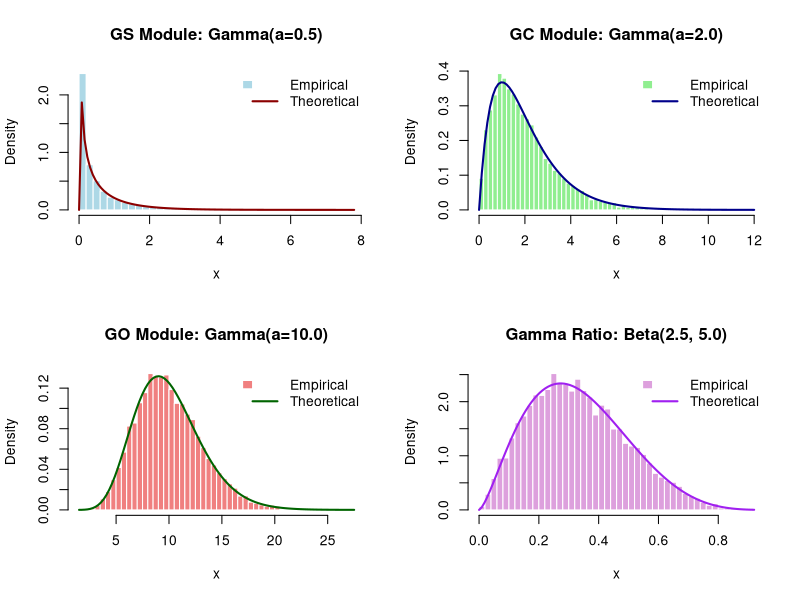

Write the R code that produced this figure.
## ---- chunk 1
knitr::opts_chunk$set(echo = TRUE)
## ---- chunk 2
# Master Function: Dynamically routes shape parameter 'a' to the correct mathematical algorithm
generate_gamma_complete <- function(n, a) {
  if (a <= 0) stop("Shape parameter 'a' must be strictly positive (> 0)")
  
  if (a <= 1) {
    # Handles infinite asymptote at zero
    return(generate_gamma_GS(n, a))
  } else if (a <= 2.53278) {
    # Handles parameters where GO polynomial bounds are invalid
    return(generate_gamma_GC(n, a))
  } else {
    # Highly optimized Normal-Exponential split for large parameters
    return(generate_gamma_GO(n, a))
  }
}
## ---- chunk 3
# Algorithm GS: Piecewise Envelope
generate_gamma_GS <- function(n, a) {
  samples <- numeric(n)
  
  # Step 1: Set b <- (e+a)/e 
  b <- (exp(1) + a) / exp(1) 
  
  for (i in 1:n) {
    accepted <- FALSE
    while (!accepted) {
      # Step 1: Generate u. Set p <- b * u 
      u <- runif(1)
      p <- b * u
      
      # Step 1: If p >= 1 go to 3. (Meaning if p <= 1, proceed to Step 2) 
      if (p <= 1) {
        
        # Step 2: (Case x <= 1). Set x <- p^(1/a). Generate u'. 
        x <- p^(1 / a)
        u_prime <- runif(1)
        
        # Step 2: If u' > e^(-x) go back to 1. Otherwise deliver x. 
        # (Evaluated on logarithmic scale to prevent floating-point precision loss)
        if (log(u_prime) <= -x) {
          samples[i] <- x
          accepted <- TRUE
        }
      } else {
        
        # Step 3: (Case x > 1). Set x <- -ln((b-p)/a). Generate u'. 
        x <- -log((b - p) / a)
        u_prime <- runif(1)
        
        # Step 3: If u' > x^(a-1) go back to 1. Otherwise deliver x. 
        # (Evaluated on logarithmic scale to prevent floating-point precision loss)
        if (log(u_prime) <= (a - 1) * log(x)) {
          samples[i] <- x
          accepted <- TRUE
        }
      }
    }
  }
  return(samples)
}
## ---- chunk 4
# Algorithm GC: Cauchy Envelope Method
generate_gamma_GC <- function(n, a) {
  samples <- numeric(n)
  
  # Step 1: Set b <- a-1, A <- 2a-1, and s <- sqrt(A) 
  b <- a - 1
  A <- 2 * a - 1
  s <- sqrt(A)
  
  for(i in 1:n) {
    accepted <- FALSE
    while(!accepted) {
      # Step 2: Generate u. Set t <- s * tan(pi * (u - 0.5)) and x <- b + t. 
      u <- runif(1)
      t <- s * tan(pi * (u - 0.5))
      x <- b + t
      
      # Step 3: If x < 0 go to 2. 
      if(x >= 0) {
        
        # Step 4: Generate u'. If u' > exp(b * ln(x/b) - t + ln(1 + t^2/A)) go to 2. 
        u2 <- runif(1)
        
        # Evaluated on a log scale to prevent exp() hardware overflow
        test_val <- b * log(x / b) - t + log(1 + (t^2 / A))
        
        if(log(u2) <= test_val) {
          # Step 4: Otherwise deliver x. 
          samples[i] <- x
          accepted <- TRUE
        }
      }
    }
  }
  return(samples)
}
## ---- chunk 5
# Algorithm GO: Modified Normal-Exponential Method with Squeeze Bounds
generate_gamma_GO <- function(n, a) {
  samples <- numeric(n)
  
  # Step 1: Set mu <- a-1, sigma <- sqrt(a + sqrt(8/3)*sqrt(a)), W <- sigma^2/mu, 
  # d <- sqrt(6)*sigma, and b <- mu+d 
  mu <- a - 1
  sigma <- sqrt(a + sqrt(8/3) * sqrt(a))
  W <- sigma^2 / mu
  d <- sqrt(6) * sigma
  b_bound <- mu + d
  beta_const <- 0.009572265238289
  
  for(i in 1:n) {
    accepted <- FALSE
    while(!accepted) {
      
      # Step 2: Generate u. If u <= 0.009572265238289 go to 8. 
      u1 <- runif(1)
      
      if(u1 <= beta_const) {
        # --- TAIL REGION (Exponential Envelope) ---
        
        # Step 8: Take a sample s from the standard exponential distribution and set x <- b(1+s/d). 
        s_exp <- rexp(1)
        x <- b_bound * (1 + s_exp / d)
        
        # Step 9: Generate u. If ln u > mu(2+ln(x/mu)-x/b) + 3.7203284924588 - b - ln(d/b) go to 2. 
        u2 <- runif(1)
        
        # Exact logarithmic expansion applied dynamically to bypass textual rounding errors
        log_f <- mu * log(x / mu) - x + mu
        log_h <- mu * log(b_bound / mu) - (1 - mu / b_bound) * x
        log_r <- log(beta_const / (1 - beta_const)) + 0.5 * log(2 * pi * sigma^2) + 
                 mu * log(mu / b_bound) + log(d / b_bound) + d
                 
        if(log(u2) <= log_f - (log_r + log_h)) {
          # Step 9: Otherwise deliver x. 
          samples[i] <- x
          accepted <- TRUE
        }
      } else {
        # --- CORE REGION (Normal Envelope) ---
        
        # Step 3: Take a sample s from the standard normal distribution and set x <- mu + sigma*s. 
        s_norm <- rnorm(1)
        x <- mu + sigma * s_norm
        
        # Step 3: If x < 0 or x > b go to 2. 
        if(x >= 0 && x <= b_bound) {
          
          # Step 4: Generate u and set S <- s^2/2. 
          u2 <- runif(1)
          S <- (s_norm^2) / 2
          
          # Lemma 3: Quick Acceptance Squeeze Bounds logic 
          # Step 4: If s >= 0 go to 6. 
          if (s_norm >= 0) {
            
            # Step 6: If u <= 1 - S(W-1) deliver x. 
            L <- 1 - S * (W - 1)
          } else {
            
            # Step 5: If u <= 1 - S((1-2s/V)W-1) deliver x. 
            # (Substituted with the explicit Lemma 3 polynomial from the text)
            L <- 1 - S * (W - 1) + (s_norm^3 / sqrt(a)) * W
          }
          
          if(u2 <= L) {
            samples[i] <- x
            accepted <- TRUE
          } else {
            # Step 7 (Full Evaluation): If ln u > mu(1+ln(x/mu)) - x + S go to 2, otherwise deliver x. 
            if(log(u2) <= mu * (1 + log(x / mu)) - x + S) {
              samples[i] <- x
              accepted <- TRUE
            }
          }
        }
      }
    }
  }
  return(samples)
}
## ---- chunk 6
# Beta Generation via Gamma Ratio (Ahrens & Dieter, 1974, Page 5)
generate_beta_from_gamma <- function(n, a, b) {
  
  # Step 1: Generate a sample x from a Gamma distribution gamma(a) 
  x <- generate_gamma_complete(n, a)
  
  # Step 2: Generate a sample y from a Gamma distribution gamma(b), independent of x 
  y <- generate_gamma_complete(n, b)
  
  # Step 3 & 4: Calculate the ratio x / (x + y). The resulting value follows a Beta(a,b) distribution 
  beta_samples <- x / (x + y)
  
  return(beta_samples)
}
## ---- chunk 7
# Generate 10,000 samples for each segment of the architecture
set.seed(42)
n_samples <- 10000

# Route through the master wrapper function
samples_GS <- generate_gamma_complete(n_samples, a = 0.5)
samples_GC <- generate_gamma_complete(n_samples, a = 2.0)
samples_GO <- generate_gamma_complete(n_samples, a = 10.0)

# Generate Beta samples using the Gamma Ratio method
samples_Beta <- generate_beta_from_gamma(n_samples, a = 2.5, b = 5.0)

# Set up a 2x2 plotting grid to display the histograms
par(mfrow=c(2, 2))

# ---------------------------------------------------------
# Plot 1: Algorithm GS (a = 0.5)
# ---------------------------------------------------------
hist(samples_GS, probability = TRUE, breaks = 50, col = "lightblue",
     main = "GS Module: Gamma(a=0.5)", xlab = "x", ylab = "Density", border = "white")
curve(dgamma(x, shape = 0.5, rate = 1), add = TRUE, col = "darkred", lwd = 2)
legend("topright", legend = c("Empirical", "Theoretical"),
       fill = c("lightblue", NA), border = c("white", NA),
       col = c(NA, "darkred"), lwd = c(NA, 2), bty = "n")

# ---------------------------------------------------------
# Plot 2: Algorithm GC (a = 2.0)
# ---------------------------------------------------------
hist(samples_GC, probability = TRUE, breaks = 50, col = "lightgreen",
     main = "GC Module: Gamma(a=2.0)", xlab = "x", ylab = "Density", border = "white")
curve(dgamma(x, shape = 2.0, rate = 1), add = TRUE, col = "darkblue", lwd = 2)
legend("topright", legend = c("Empirical", "Theoretical"),
       fill = c("lightgreen", NA), border = c("white", NA),
       col = c(NA, "darkblue"), lwd = c(NA, 2), bty = "n")

# ---------------------------------------------------------
# Plot 3: Algorithm GO (a = 10.0)
# ---------------------------------------------------------
hist(samples_GO, probability = TRUE, breaks = 50, col = "lightcoral",
     main = "GO Module: Gamma(a=10.0)", xlab = "x", ylab = "Density", border = "white")
curve(dgamma(x, shape = 10.0, rate = 1), add = TRUE, col = "darkgreen", lwd = 2)
legend("topright", legend = c("Empirical", "Theoretical"),
       fill = c("lightcoral", NA), border = c("white", NA),
       col = c(NA, "darkgreen"), lwd = c(NA, 2), bty = "n")

# ---------------------------------------------------------
# Plot 4: Gamma-Ratio Beta Generator (a = 2.5, b = 5.0)
# ---------------------------------------------------------
hist(samples_Beta, probability = TRUE, breaks = 50, col = "plum",
     main = "Gamma Ratio: Beta(2.5, 5.0)", xlab = "x", ylab = "Density", border = "white")
curve(dbeta(x, shape1 = 2.5, shape2 = 5.0), add = TRUE, col = "purple", lwd = 2)
legend("topright", legend = c("Empirical", "Theoretical"),
       fill = c("plum", NA), border = c("white", NA),
       col = c(NA, "purple"), lwd = c(NA, 2), bty = "n")

# Reset plotting window
par(mfrow=c(1, 1))
## ---- chunk 8
# The K-S test evaluates if the empirical sample distribution significantly deviates from the theoretical CDF.
# A p-value > 0.05 indicates we fail to reject the null hypothesis.

cat("--- K-S Test Results ---\n")

# Test Algorithm GS (a = 0.5)
ks_GS <- ks.test(samples_GS, "pgamma", shape = 0.5, rate = 1)
cat("Algorithm GS (a=0.5) p-value:", ks_GS$p.value, "\n")

# Test Algorithm GC (a = 2.0)
ks_GC <- ks.test(samples_GC, "pgamma", shape = 2.0, rate = 1)
cat("Algorithm GC (a=2.0) p-value:", ks_GC$p.value, "\n")

# Test Algorithm GO (a = 10.0)
ks_GO <- ks.test(samples_GO, "pgamma", shape = 10.0, rate = 1)
cat("Algorithm GO (a=10.0) p-value:", ks_GO$p.value, "\n")

# Test Gamma-Ratio Beta Generator (a = 2.5, b = 5.0)
ks_Beta <- ks.test(samples_Beta, "pbeta", shape1 = 2.5, shape2 = 5.0)
cat("Gamma-Ratio Beta Generator (a=2.5, b=5.0) p-value:", ks_Beta$p.value, "\n")
